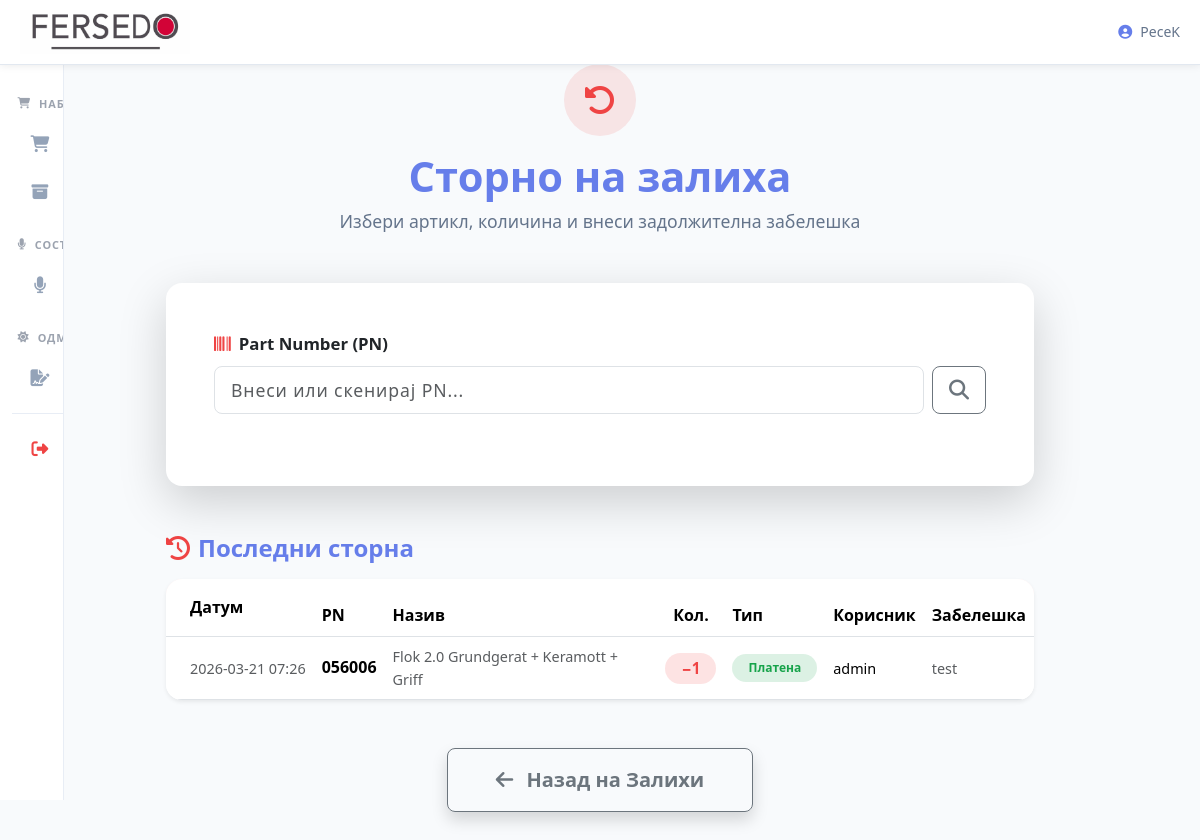
Before: /zalihi/storno (signed in) with the older database file.
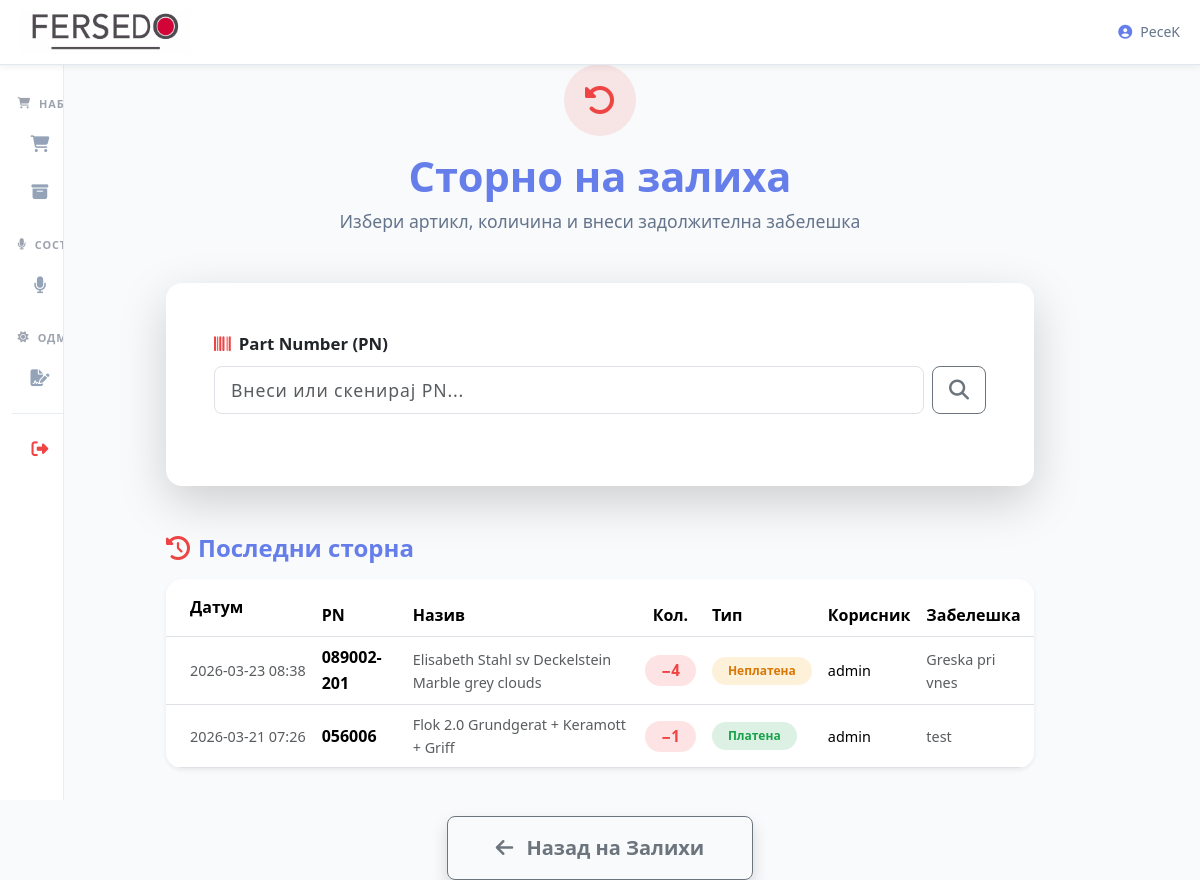
After: the same page with the newer database file.
### tables this page shows
CREATE TABLE zaliha_storno_log (
                id        INTEGER PRIMARY KEY AUTOINCREMENT,
                datum     TEXT    NOT NULL,
                username  TEXT    NOT NULL,
                artikl_id INTEGER NOT NULL,
                pn        TEXT    NOT NULL,
                ime       TEXT,
                kolicina  INTEGER NOT NULL,
                plateno   INTEGER NOT NULL,
                tip       TEXT    NOT NULL,
                zabeleska TEXT    NOT NULL
            );

### routes/zalihi.py (the view, shortened to what this page needs)
@zalihi_bp.route("/storno", methods=["GET", "POST"])
@login_required
def storno():
    try:
        conn = get_db()
        conn.row_factory = sqlite3.Row
        cursor = conn.cursor()
        cursor.execute("""
            CREATE TABLE IF NOT EXISTS zaliha_storno_log (
                id        INTEGER PRIMARY KEY AUTOINCREMENT,
                datum     TEXT    NOT NULL,
                username  TEXT    NOT NULL,
                artikl_id INTEGER NOT NULL,
                pn        TEXT    NOT NULL,
                ime       TEXT,
                kolicina  INTEGER NOT NULL,
                plateno   INTEGER NOT NULL,
                tip       TEXT    NOT NULL,
                zabeleska TEXT    NOT NULL
            )
        """)
        conn.commit()
        storna = cursor.execute("""
            SELECT datum, username, pn, ime, kolicina, plateno, tip, zabeleska
            FROM zaliha_storno_log
            ORDER BY datum DESC
            LIMIT 50
        """).fetchall()
        conn.close()
        storna_list = [dict(s) for s in storna]
    except Exception as e:
        print(f"❌ Грешка при читање сторна: {e}")
        storna_list = []
    return render_template("zalihi_storno.html", storna=storna_list)

### app.py (called while the page is built)
@app.context_processor
def inject_vapid_key():
    return dict(VAPID_PUBLIC_KEY=VAPID_PUBLIC_KEY)

### utils/db.py (called while the page is built)
def get_db():
    global DATABASE_PATH
    if DATABASE_PATH is None:
        try:
            DATABASE_PATH = current_app.config['DATABASE_PATH']
        except RuntimeError:
            DATABASE_PATH = r"C:\Users\Server\Desktop\Proekt Fersedo\instance\database.db"
    conn = sqlite3.connect(
        DATABASE_PATH,
        timeout=10,
        check_same_thread=False,
    )
    conn.row_factory = lambda cursor, row: dict(
        zip([col[0] for col in cursor.description], row)
    )
    return conn

### templates/zalihi_storno.html (shortened to what the changed rows need)
{% extends "base.html" %}
{% block content %}
<div class="container" style="max-width: 900px; margin: 3rem auto; padding: 0 1rem;">
    <div class="text-center mb-5">
        <h1 style="font-weight: 800; color: var(--primary); font-size: clamp(1.8rem, 5vw, 2.6rem); margin-bottom: 0.3rem;">
            Сторно на залиха
        </h1>
    </div>
    {% if storna %}
    <div class="mt-5">
        <div class="table-responsive rounded-4 shadow-sm">
            <table class="table table-hover align-middle mb-0" style="background: var(--surface);">
                <thead style="background: rgba(239,68,68,0.1);">
                    <tr>
                        <th class="py-3 ps-4">Датум</th>
                        <th>PN</th>
                        <th>Назив</th>
                        <th class="text-center">Кол.</th>
                        <th>Тип</th>
                        <th>Корисник</th>
                        <th>Забелешка</th>
                    </tr>
                </thead>
                <tbody>
                    {% for s in storna %}
                    <tr>
                        <td class="ps-4 text-muted" style="font-size:0.9rem; white-space:nowrap;">{{ s.datum[:16] }}</td>
                        <td class="fw-bold">{{ s.pn }}</td>
                        <td class="text-muted" style="font-size:0.9rem;">{{ s.ime }}</td>
                        <td class="text-center">
                            <span class="badge rounded-pill px-3 py-2"
                                  style="background: rgba(239,68,68,0.15); color: #ef4444; font-size: 0.95rem; font-weight: 700;">
                                −{{ s.kolicina }}
                            </span>
                        </td>
                        <td>
                            {% if 'Платена' in s.tip %}
                                <span class="badge rounded-pill px-3 py-2" style="background: rgba(22,163,74,0.15); color: #16a34a;">Платена</span>
                            {% else %}
                                <span class="badge rounded-pill px-3 py-2" style="background: rgba(245,158,11,0.15); color: #d97706;">Неплатена</span>
                            {% endif %}
                        </td>
                        <td style="font-size:0.9rem;">{{ s.username }}</td>
                        <td class="text-muted" style="font-size:0.9rem; max-width:220px; word-break:break-word;">{{ s.zabeleska or '—' }}</td>
                    </tr>
                    {% endfor %}
                </tbody>
            </table>
        </div>
    </div>
    {% endif %}
</div>
{% endblock %}

Changed rows visible on the page:
added zaliha_storno_log: datum "2026-03-23 08:38", pn "089002-201", ime "Elisabeth Stahl sv Deckelstein Marble grey clouds", kolicina "4", shows "Неплатена", username "admin", zabeleska "Greska pri vnes"
